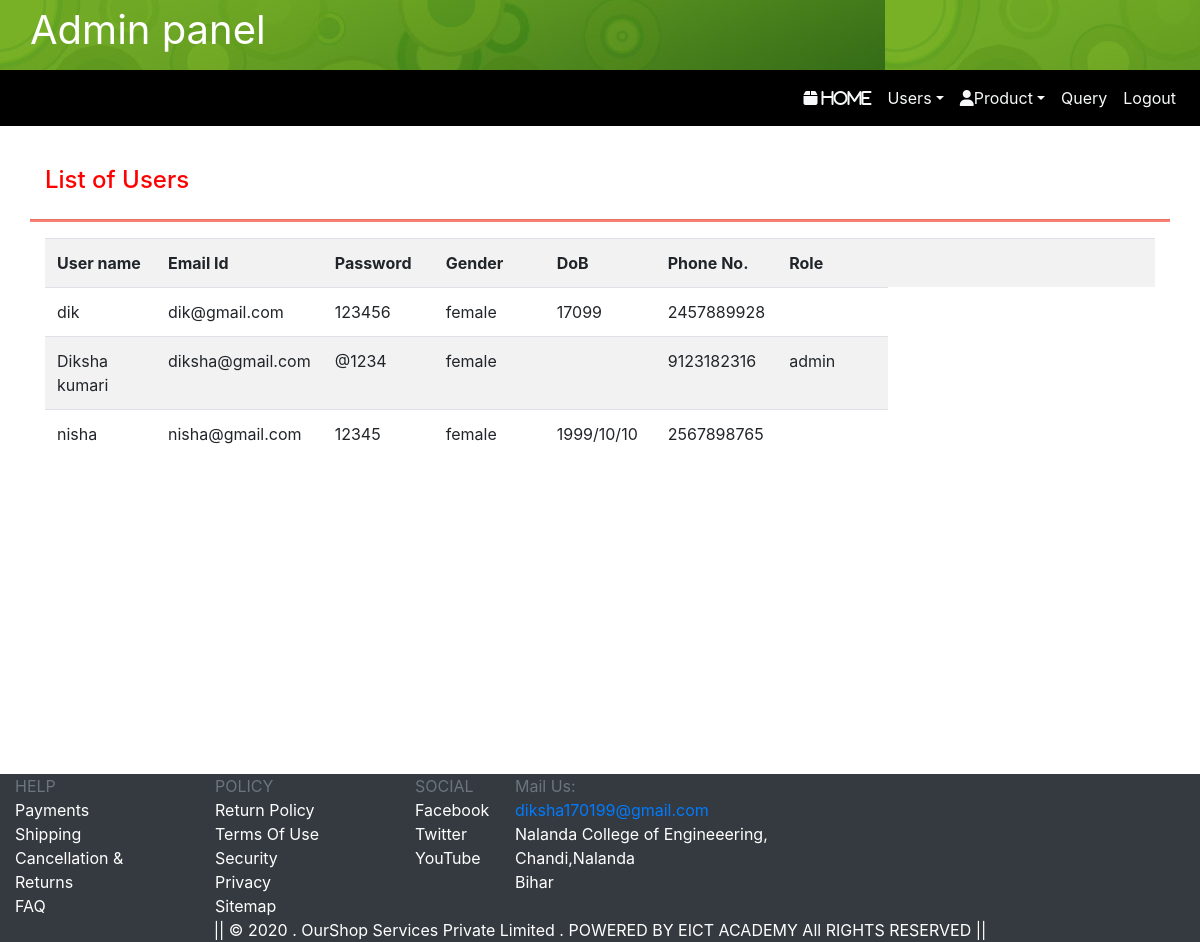
The page /adminpannel/users_list.php (signed in) on the database its author committed.
### tables this page shows
CREATE TABLE IF NOT EXISTS `signup` (
  `name` varchar(30) NOT NULL,
  `emailid` varchar(30) NOT NULL,
  `password` varchar(20) NOT NULL,
  `gender` varchar(7) NOT NULL,
  `dob` varchar(20) NOT NULL,
  `phone` bigint(20) NOT NULL,
  `role` varchar(20) NOT NULL,
  PRIMARY KEY (`name`)
);

### adminpannel/users_list.php (the view, shortened to what this page needs)
<!DOCTYPE html>
<html>
    <head>
        <link rel="stylesheet" href="https://stackpath.bootstrapcdn.com/bootstrap/4.5.0/css/bootstrap.min.css">
        <link rel="stylesheet" type="text/css" href="https://cdnjs.cloudflare.com/ajax/libs/font-awesome/4.7.0/css/font-awesome.min.css">
    </head>
    <body>
        <?php include 'header.php';?>
        <?php include 'adminmenu.php' ?>
        <div class="content-wrapper" style="padding-bottom:300px">
            <div class="container">
                <div class="row">
                <div class="col-md-12" style="padding-top:40px">
                    <h4 class="page-head-line" style="color:red">List of Users</h4>
                </div>
                    <hr style="background-color:salmon;width:100%;height:2px">
            </div>
                <div class='row'>
                    <div class='col-sm-12'>
                        <?php
                        $result=mysql_query("select * from signup");
                        if(mysql_affected_rows()>0)
                        {
                            echo "<table class='table table-striped table-hover' width='100%'>";
                            echo "<tr>";
                            echo "<th>User name</th><th>Email Id</th><th>Password</th><th>Gender</th><th>DoB<th>Phone No.</th><th>Role</th><th></th><th></th>";
                        echo "</tr>";
                        while($r=mysql_fetch_array($result)){
                            echo "<tr>";
                            echo "<td style='width:10%'>$r[0]</td>";
                            echo "<td style='width:10%'>$r[1]</td>";
                            echo "<td style='width:10%'>$r[2]</td>";
                            echo "<td style='width:10%'>$r[3]</td>";
                            echo "<td style='width:10%'>$r[4]</td>";
                            echo "<td style='width:10%'>$r[5]</td>";
                            echo "<td style='width:10%'>$r[6]</td>";
                            echo "</tr>";
                        }
                        echo "</table>";
                        }
 else {
     echo "not found!!";
 }
                        ?>
                    </div>
                </div>
            </div>
        </div>
        <?php include 'footer.php' ?>
    </body>
</html>

### rows shown on the page
signup: name "dik", emailid "dik@gmail.com", password "123456", gender "female", dob "17099", phone "2457889928"
signup: name "Diksha kumari", emailid "diksha@gmail.com", password "@1234", gender "female", phone "9123182316", role "admin"
signup: name "nisha", emailid "nisha@gmail.com", password "12345", gender "female", dob "1999/10/10", phone "2567898765"
